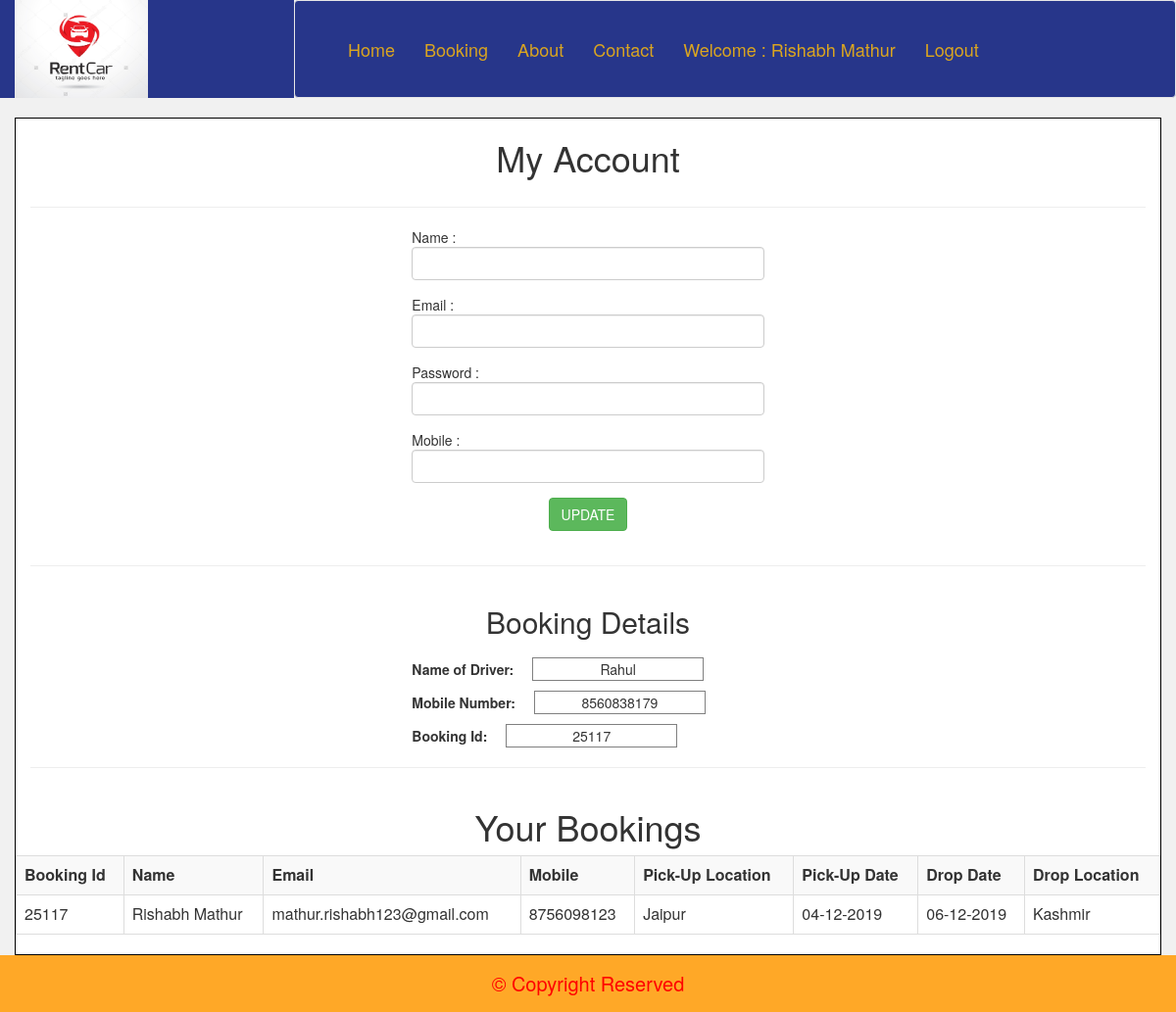
The page /user_profile.php (signed in) on the database as committed earlier.
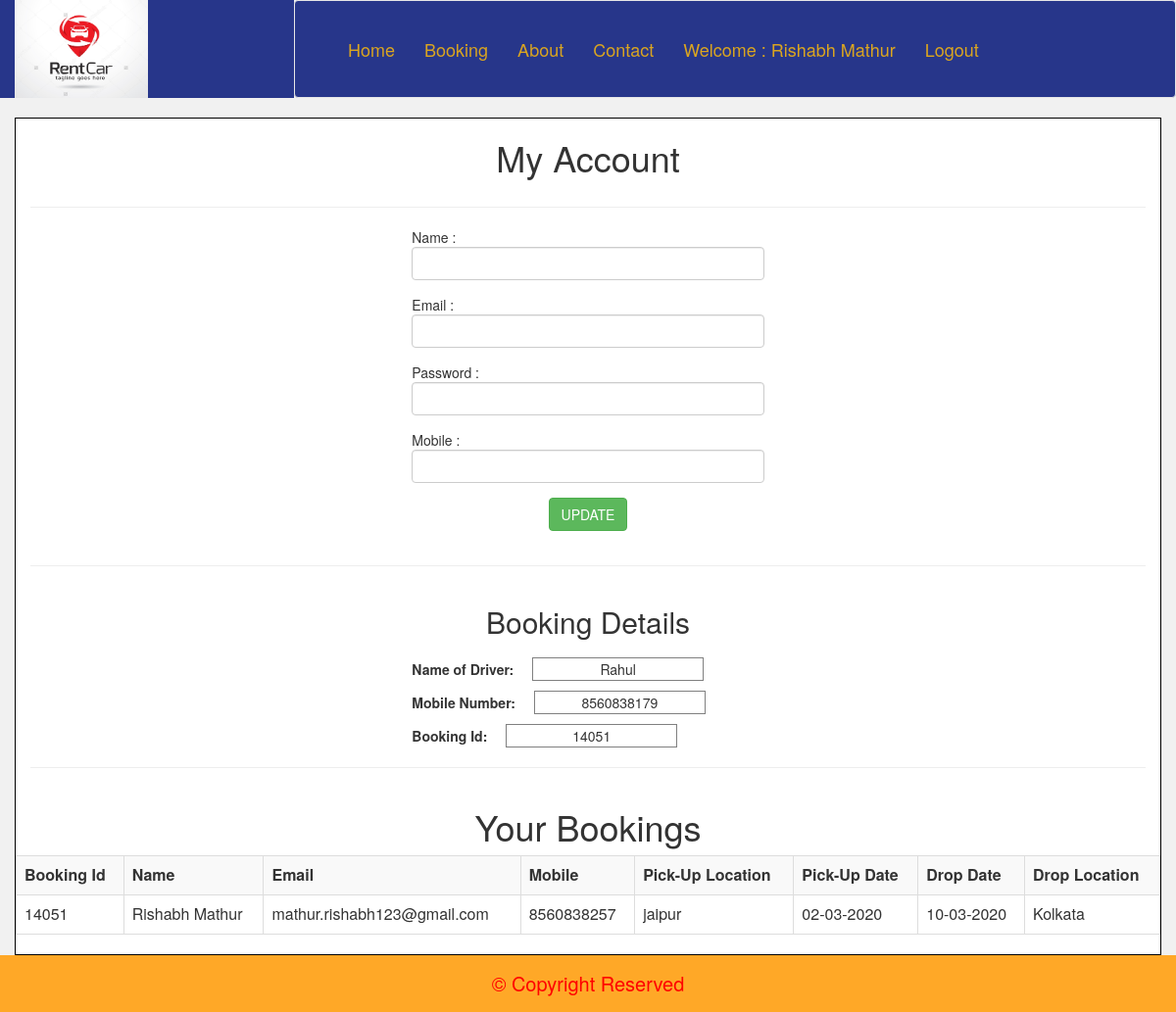
The same page on the database as committed later.
### tables this page shows
CREATE TABLE IF NOT EXISTS `user_journey` (
  `id` int(20) NOT NULL AUTO_INCREMENT,
  `booking_id` int(10) NOT NULL,
  `name` varchar(100) NOT NULL,
  `email` varchar(150) NOT NULL,
  `mobile` bigint(15) NOT NULL,
  `address` varchar(255) NOT NULL,
  `pick_date` varchar(20) NOT NULL,
  `drop_date` varchar(20) NOT NULL,
  `card_number` bigint(15) NOT NULL,
  `CVV` int(5) NOT NULL,
  `expire` varchar(255) NOT NULL,
  `Drop_location` varchar(255) NOT NULL,
  PRIMARY KEY (`id`)
);

### user_profile.php (the view, shortened to what this page needs)
<?php
    include('header.php');
    include('connect.php');
$id = $_REQUEST['id'];
        $sql = "select * from userdetails where id = '$id'";
        $run = mysqli_query($conn, $sql);
        $data = mysqli_fetch_array($run);
    if(isset($_SESSION['user'])){
?>
<div class="container" style="background-color: white; border: 1px solid black;">
    <div class="row">
        <center><h1>My Account</h1></center>
    </div><hr>
    <div class="row">
           <div class="col-md-4">
            </div>
            <div class="col-md-4">
               <form action="" method="post" name="userProfile">
                <div class="form-group">
                    <lable>Name : </lable>
                    <input type="text" class="form-control" value="<?php echo $data['name'];  ?>" id="uname" name="name">
                </div>
                <div class="form-group">
                    <lable>Email : </lable>
                    <input type="email" class="form-control" value="<?php echo $data['email'];  ?>" id="uemail" name="email">
                </div>
                <div class="form-group">
                    <lable>Password : </lable>
                    <input type="text" class="form-control" value="<?php echo $data['password'];  ?>" id="upass" name="password">
                </div>
                <div class="form-group">
                    <lable>Mobile : </lable>
                    <input type="number" class="form-control" value="<?php echo $data['mobile'];  ?>" id="umobile" name="mobile">
                </div>
                <div class="form-group">
                    <center><input type="submit" class="btn btn-success" value="UPDATE" name="update"></center>
                </div>
            </form></div>
            <div class="col-md-4"></div>
    </div><hr>
    <div class="row">
           <?php
            $driver_sql = "select * from driver_details";
            $driver_run = mysqli_query($conn, $driver_sql);
            $driver_data = mysqli_fetch_array($driver_run);
        ?><center><h2>Booking Details</h2></center>
           <div class="col-md-4">
        </div>
        <div class="col-md-4">
            <lable><b>Name of Driver:  </b><input id="driver" type="text" value="<?php echo $driver_data['Name']; ?>" readonly></lable><br>
            <lable><b>Mobile Number:  </b><input id="driver1" type="text" value="<?php echo $driver_data['Mobile']; ?>" readonly></lable><br>
            <?php
            $sql_fetch = "select * from user_journey where email = '".$_SESSION['user']."' AND card_number <> 0 order by id desc limit 1 ";
            $run_fetch = mysqli_query($conn, $sql_fetch);
            while($data_fetch = mysqli_fetch_array($run_fetch)){
        ?>
            <lable><b>Booking Id:  </b><input id="driver2" type="text" name="booking_id" value="<?php echo $data_fetch['booking_id']; ?>" readonly></lable>
        </div>
        <div class="col-md-4"></div>
    </div><hr>
    <div class="row">
        <center><h1>Your Bookings</h1></center>
        <table class="table table-bordered table-hover table-striped">
           <th>Booking Id</th>
            <th>
                Name
            </th><th>
                Email
            </th><th>
                Mobile
            </th><th>
                Pick-Up Location
            </th><th>
                Pick-Up Date
            </th><th>
                Drop Date
            </th>
            <th>Drop Location</th>
            <tr><td><?php echo $data_fetch['booking_id']; ?></td>
                <td><?php echo $data_fetch['name']; ?></td>
                <td><?php echo $data_fetch['email']; ?></td>
                <td><?php echo $data_fetch['mobile']; ?></td>
                <td><?php echo $data_fetch['address']; ?></td>
                <td><?php echo $data_fetch['pick_date']; ?></td>
                <td><?php echo $data_fetch['drop_date']; ?></td>
                <td><?php echo $data_fetch['Drop_location']; ?></td>
            </tr>
                <?php } ?>
        </table>
    </div>
</div>
<?php
    include('footer.php');
    }
else{
    echo "<script>
            alert('Please login First');
            window.location.href = 'UserDetails.php';
        </script>";
}
?>

Rows that differ between the two databases and show on the page:
no longer on this page (row edited): user_journey: booking_id "25117", booking "25117", name "Rishabh Mathur", email "mathur.rishabh123@gmail.com", mobile "8756098123", address "Jaipur", pick_date "04-12-2019", drop_date "06-12-2019", Drop_location "Kashmir"
added user_journey: booking_id "14051", booking "14051", name "Rishabh Mathur", email "mathur.rishabh123@gmail.com", mobile "8560838257", address "jaipur", pick_date "02-03-2020", drop_date "10-03-2020", Drop_location "Kolkata"
